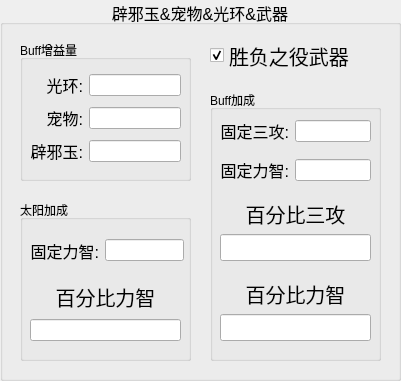
   <widget class="QGroupBox" name="groupBox_4">
    <property name="geometry">
     <rect>
      <x>30</x>
      <y>380</y>
      <width>401</width>
      <height>381</height>
     </rect>
    </property>
    <property name="font">
     <font>
      <pointsize>12</pointsize>
     </font>
    </property>
    <property name="styleSheet">
     <string notr="true">QGroupBox#groupBox_4 { 
border: 2px solid rgb(144, 144, 144); 
}</string>
    </property>
    <property name="title">
     <string>辟邪玉&amp;&amp;宠物&amp;&amp;光环&amp;&amp;武器</string>
    </property>
    <property name="alignment">
     <set>Qt::AlignHCenter|Qt::AlignTop</set>
    </property>
    <property name="flat">
     <bool>true</bool>
    </property>
    <property name="checkable">
     <bool>false</bool>
    </property>
    <widget class="QGroupBox" name="groupBox_12">
     <property name="geometry">
      <rect>
       <x>20</x>
       <y>40</y>
       <width>171</width>
       <height>141</height>
      </rect>
     </property>
     <property name="title">
      <string>Buff增益量</string>
     </property>
     <widget class="QWidget" name="layoutWidget">
      <property name="geometry">
       <rect>
        <x>10</x>
        <y>30</y>
        <width>151</width>
        <height>97</height>
       </rect>
      </property>
      <layout class="QGridLayout" name="gridLayout_2">
       <item row="2" column="0">
        <widget class="QLabel" name="label_12">
         <property name="font">
          <font>
           <pointsize>12</pointsize>
          </font>
         </property>
         <property name="text">
          <string>辟邪玉:</string>
         </property>
         <property name="alignment">
          <set>Qt::AlignRight|Qt::AlignTrailing|Qt::AlignVCenter</set>
         </property>
        </widget>
       </item>
       <item row="1" column="0">
        <widget class="QLabel" name="label">
         <property name="font">
          <font>
           <pointsize>12</pointsize>
          </font>
         </property>
         <property name="text">
          <string>宠物:</string>
         </property>
         <property name="alignment">
          <set>Qt::AlignRight|Qt::AlignTrailing|Qt::AlignVCenter</set>
         </property>
        </widget>
       </item>
       <item row="0" column="1">
        <widget class="QLineEdit" name="buff_gh">
         <property name="alignment">
          <set>Qt::AlignCenter</set>
         </property>
        </widget>
       </item>
       <item row="2" column="1">
        <widget class="QLineEdit" name="buff_bxy">
         <property name="alignment">
          <set>Qt::AlignCenter</set>
         </property>
        </widget>
       </item>
       <item row="1" column="1">
        <widget class="QLineEdit" name="buff_cw">
         <property name="alignment">
          <set>Qt::AlignCenter</set>
         </property>
        </widget>
       </item>
       <item row="0" column="0">
        <widget class="QLabel" name="label_16">
         <property name="font">
          <font>
           <pointsize>12</pointsize>
          </font>
         </property>
         <property name="text">
          <string>光环:</string>
         </property>
         <property name="alignment">
          <set>Qt::AlignRight|Qt::AlignTrailing|Qt::AlignVCenter</set>
         </property>
        </widget>
       </item>
      </layout>
     </widget>
    </widget>
    <widget class="QGroupBox" name="groupBox_11">
     <property name="geometry">
      <rect>
       <x>20</x>
       <y>200</y>
       <width>171</width>
       <height>161</height>
      </rect>
     </property>
     <property name="title">
      <string>太阳加成</string>
     </property>
     <widget class="QWidget" name="layoutWidget">
      <property name="geometry">
       <rect>
        <x>10</x>
        <y>30</y>
        <width>154</width>
        <height>41</height>
       </rect>
      </property>
      <layout class="QHBoxLayout" name="horizontalLayout_29">
       <item>
        <widget class="QLabel" name="label_48">
         <property name="font">
          <font>
           <pointsize>12</pointsize>
          </font>
         </property>
         <property name="text">
          <string>固定力智:</string>
         </property>
         <property name="alignment">
          <set>Qt::AlignRight|Qt::AlignTrailing|Qt::AlignVCenter</set>
         </property>
        </widget>
       </item>
       <item>
        <widget class="QLineEdit" name="ty_lz">
         <property name="alignment">
          <set>Qt::AlignCenter</set>
         </property>
        </widget>
       </item>
      </layout>
     </widget>
     <widget class="QWidget" name="layoutWidget">
      <property name="geometry">
       <rect>
        <x>10</x>
        <y>80</y>
        <width>151</width>
        <height>61</height>
       </rect>
      </property>
      <layout class="QVBoxLayout" name="verticalLayout_3">
       <item>
        <widget class="QLabel" name="label_21">
         <property name="font">
          <font>
           <pointsize>15</pointsize>
          </font>
         </property>
         <property name="text">
          <string>百分比力智</string>
         </property>
         <property name="alignment">
          <set>Qt::AlignCenter</set>
         </property>
        </widget>
       </item>
       <item>
        <widget class="QLineEdit" name="ty_bfb">
         <property name="alignment">
          <set>Qt::AlignCenter</set>
         </property>
        </widget>
       </item>
      </layout>
     </widget>
    </widget>
    <widget class="QGroupBox" name="groupBox_8">
     <property name="geometry">
      <rect>
       <x>210</x>
       <y>90</y>
       <width>171</width>
       <height>271</height>
      </rect>
     </property>
     <property name="title">
      <string>Buff加成</string>
     </property>
     <widget class="QWidget" name="layoutWidget_7">
      <property name="geometry">
       <rect>
        <x>10</x>
        <y>110</y>
        <width>151</width>
        <height>61</height>
       </rect>
      </property>
      <layout class="QVBoxLayout" name="verticalLayout">
       <item>
        <widget class="QLabel" name="label_14">
         <property name="font">
          <font>
           <pointsize>15</pointsize>
          </font>
         </property>
         <property name="text">
          <string>百分比三攻</string>
         </property>
         <property name="alignment">
          <set>Qt::AlignCenter</set>
         </property>
        </widget>
       </item>
       <item>
        <widget class="QLineEdit" name="sg_bfb">
         <property name="font">
          <font>
           <pointsize>12</pointsize>
           <underline>false</underline>
          </font>
         </property>
         <property name="alignment">
          <set>Qt::AlignCenter</set>
         </property>
        </widget>
       </item>
      </layout>
     </widget>
     <widget class="QWidget" name="layoutWidget_10">
      <property name="geometry">
       <rect>
        <x>10</x>
        <y>190</y>
        <width>151</width>
        <height>61</height>
       </rect>
      </property>
      <layout class="QVBoxLayout" name="verticalLayout_2">
       <item>
        <widget class="QLabel" name="label_20">
         <property name="font">
          <font>
           <pointsize>15</pointsize>
          </font>
         </property>
         <property name="text">
          <string>百分比力智</string>
         </property>
         <property name="alignment">
          <set>Qt::AlignCenter</set>
         </property>
        </widget>
       </item>
       <item>
        <widget class="QLineEdit" name="lz_bfb">
         <property name="font">
          <font>
           <pointsize>12</pointsize>
          </font>
         </property>
         <property name="alignment">
          <set>Qt::AlignCenter</set>
         </property>
        </widget>
       </item>
      </layout>
     </widget>
     <widget class="QWidget" name="layoutWidget">
      <property name="geometry">
       <rect>
        <x>10</x>
        <y>20</y>
        <width>151</width>
        <height>81</height>
       </rect>
      </property>
      <layout class="QGridLayout" name="gridLayout_3">
       <item row="1" column="1">
        <widget class="QLineEdit" name="lz_guding">
         <property name="alignment">
          <set>Qt::AlignCenter</set>
         </property>
        </widget>
       </item>
       <item row="1" column="0">
        <widget class="QLabel" name="label_18">
         <property name="font">
          <font>
           <pointsize>12</pointsize>
          </font>
         </property>
         <property name="text">
          <string>固定力智:</string>
         </property>
         <property name="alignment">
          <set>Qt::AlignRight|Qt::AlignTrailing|Qt::AlignVCenter</set>
         </property>
        </widget>
       </item>
       <item row="0" column="0">
        <widget class="QLabel" name="label_10">
         <property name="font">
          <font>
           <pointsize>12</pointsize>
          </font>
         </property>
         <property name="text">
          <string>固定三攻:</string>
         </property>
         <property name="alignment">
          <set>Qt::AlignRight|Qt::AlignTrailing|Qt::AlignVCenter</set>
         </property>
        </widget>
       </item>
       <item row="0" column="1">
        <widget class="QLineEdit" name="sg_guding">
         <property name="alignment">
          <set>Qt::AlignCenter</set>
         </property>
        </widget>
       </item>
      </layout>
     </widget>
    </widget>
    <widget class="QCheckBox" name="cp_arm">
     <property name="geometry">
      <rect>
       <x>210</x>
       <y>40</y>
       <width>171</width>
       <height>31</height>
      </rect>
     </property>
     <property name="font">
      <font>
       <pointsize>15</pointsize>
      </font>
     </property>
     <property name="styleSheet">
      <string notr="true">QCheckBox {
  

   }


</string>
     </property>
     <property name="text">
      <string>胜负之役武器</string>
     </property>
     <property name="checked">
      <bool>true</bool>
     </property>
     <property name="autoExclusive">
      <bool>false</bool>
     </property>
    </widget>
   </widget>
